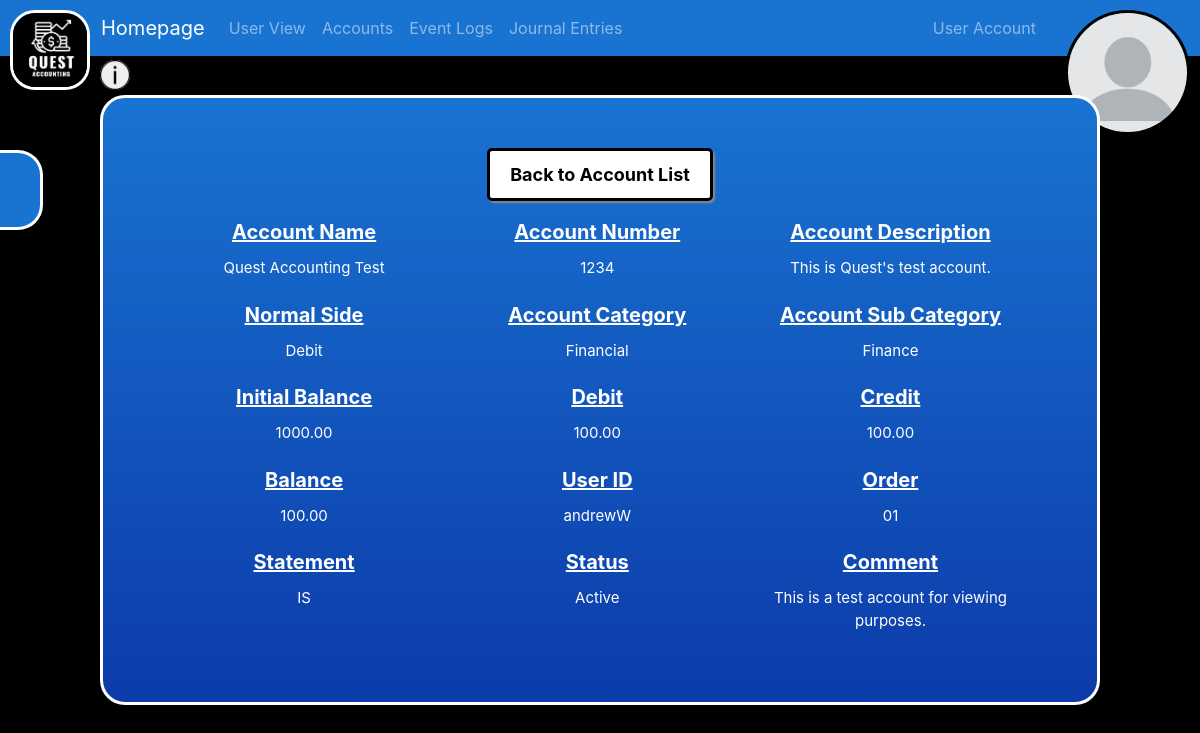
Screenshot of /view_account_list/Quest Accounting Test/ with the database file from the repository.
### QuestAccounting/models.py (models this page shows, shortened)
class AccountModel(models.Model):
    account_name = models.CharField(max_length=30, unique=True)
    account_number = models.CharField(max_length=10, unique=True, validators=[RegexValidator(r'^\d{1,10}$', 'Enter a valid number.')])
    account_description = models.CharField(max_length=150)
    normal_side = models.CharField(max_length=6)
    account_category = models.CharField(max_length=20)
    account_subcategory = models.CharField(max_length=20)
    initial_balance = models.DecimalField(max_digits=20, decimal_places=2)
    debit = models.DecimalField(max_digits=20, decimal_places=2)
    credit = models.DecimalField(max_digits=20, decimal_places=2)
    balance = models.DecimalField(max_digits=20, decimal_places=2)
    created_at = models.DateTimeField(auto_now_add=True)
    user_id = models.ForeignKey(User, on_delete=models.PROTECT)
    order = models.CharField(max_length=2)
    statement = models.CharField(max_length=2)
    comment = models.TextField(blank=True)
    activated = models.BooleanField()

### QuestAccounting/views.py (the view)
# urls.py: path('view_account_list/<str:account_name>/', views.select_account_view, name = "select_account_view"),
def select_account_view(request, account_name):
    user = request.user
    account_info = AccountModel.objects.all()
    account = get_object_or_404(AccountModel, account_name=account_name)
    context = {'user': user, 'is_superuser': request.user.is_superuser, 'account': account, 'account_info': account_info, 'groups': request.user.groups.values_list('name', flat=True)}
    return render(request, "QuestAccounting/chartofaccounts/select_account_view.html", context)

### QuestAccounting/context_processors.py (called while the page is built)
def add_user_context(request):
    return {'user': request.user}

### QuestAccounting/templates/QuestAccounting/chartofaccounts/select_account_view.html (shortened to what this page needs)
{% extends 'QuestAccounting/navbar_styling.html' %}
{% block content %}
<div = class='form-center'>
  <form action="{% url 'view_account_list' %}" method="get">
      <button type="submit">Back to Account List</button>
  </form>
    <div class = lines-three>
        <div class="form-account">
            <label for="{{ form.account_name.id_for_label }}">Account Name</label>
            {{ account.account_name }}
        </div>
        <div class="form-group">
            <label for="{{ form.account_number.id_for_label }}">Account Number</label>
            {{ account.account_number }}
        </div>
        <div class="form-group">
            <label for="{{ form.account_description.id_for_label }}">Account Description</label>
            {{ account.account_description }}
        </div>
    </div>
    <div class = lines-three>
        <div class="form-group">
            <label for="{{ form.normal_side.id_for_label }}">Normal Side</label>
            {{ account.normal_side }}
        </div>
        <div class="form-group">
            <label for="{{ form.account_category.id_for_label }}">Account Category</label>
            {{ account.account_category }}
        </div>
        <div class="form-group">
            <label for="{{ form.account_subcategory.id_for_label }}">Account Sub Category</label>
            {{ account.account_subcategory }}
        </div>
    </div>
    <div class = lines-three>
        <div class="form-group">
            <label for="{{ form.initial_balance.id_for_label }}">Initial Balance</label>
            {{ account.initial_balance }}
        </div>
        <div class="form-group">
            <label for="{{ form.debit.id_for_label }}">Debit</label>
            {{ account.debit }}
        </div>
        <div class="form-group">
            <label for="{{ form.credit.id_for_label }}">Credit</label>
            {{ account.credit }}
        </div>
    </div>
    <div class = lines-three>
        <div class="form-group">
            <label for="{{ form.balance.id_for_label }}">Balance</label>
            {{ account.balance }}
        </div>
        <div class="form-group">
            <label for="{{ form.user_id.id_for_label }}">User ID</label>
            {{ account.user_id }}
        </div>
        <div class="form-group">
            <label for="{{ form.order.id_for_label }}">Order</label>
            {{ account.order }}
        </div>
    </div>
    <div class = lines-three>
        <div class="form-group">
            <label for="{{ form.statement.id_for_label }}">Statement</label>
            {{ account.statement }}
        </div>
        <div class="form-group">
            <label for="{{ form.statement.id_for_label }}">Status</label>
            {%if account.activated %}
            <td>
            Active
            </td>
        {%else%}
            Inactive
        {% endif %}
        </div>
        <div class="form-comment">
            <label for="{{ form.comment.id_for_label }}">Comment</label>
            {{ account.comment }}
        </div>
    </div>
    </div>
{% endblock %}

### QuestAccounting/templates/QuestAccounting/chartofaccounts/select_account_view.html (style rules this page uses)
.form-center { position: fixed; top: 50%; left: 50%; display: flex; transform: translate(-50%, -50%); flex-direction: column; align-items: center; background-image: linear-gradient(to bottom,#1973D1, #0C3BAA); border-radius: 25px; padding: 50px; border: 3px solid #FFFFFF; width: 1000px; overflow: auto; }
.form-group, .form-comment { flex: inline-block; margin-bottom: 20px; text-align: center; flex-direction: row; justify-content: space-between; width: 32%; float: left; margin-left: 5px; margin-right: 5px; }
.form-account { margin-bottom: 20px; text-align: center; flex-direction: row; justify-content: space-between; width: 32%; float: left; margin-left: 5px; margin-right: 5px; }
.lines-three { width: 99%; color: #FFFFFF; font-size: 15px; }
label { font-weight: bold; color: #FFFFFF; font-size: 20px; display: block; margin-bottom: 10px; text-decoration: underline; }
button[type="submit"] { background-color: #ffffff; color: #000000; border-radius: 5px; padding: 10px 20px; margin-bottom: 20px; text-align: center; border: 3px solid #000000; display:block; margin:0 auto; font-size: 18px; font-weight: bold; box-shadow: 2px 2px 2px #888888; }

### rows the page displays
AccountModel: account_name "Quest Accounting Test", account_number "1234", account_description "This is Quest's test account.", normal_side "Debit", account_category "Financial", account_subcategory "Finance", initial_balance "1000.00", debit "100.00", credit "100.00", balance "100.00", user_id "andrewW", order "01", statement "IS", comment "This is a test account for viewing purposes."
